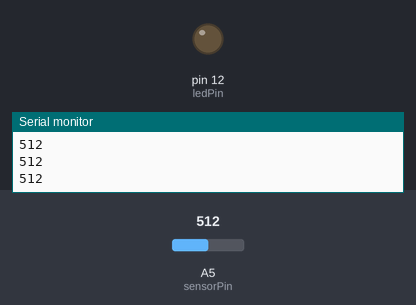
Bench run of a sketch on a simulated Arduino Uno, built with avr-gcc and run on an emulated ATmega328P. On the bench: output pins drawn as LEDs (lit = HIGH), the last lines printed to the serial monitor. The test bench sets the inputs (shaded band); at power-on: A5 (sensorPin) = 512.

Above: at 1.2 s.
1.3 s: A5 (sensorPin) set to 526
At 2.1 s:
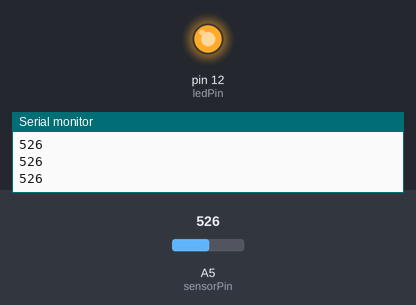
2.8 s: A5 (sensorPin) set to 511
At 3.4 s:
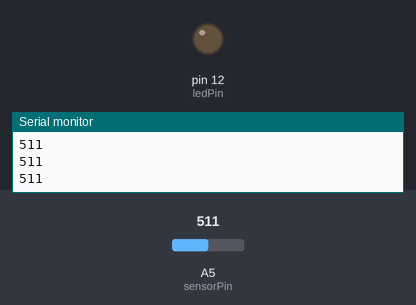
4.3 s: A5 (sensorPin) set to 716
At 4.7 s:
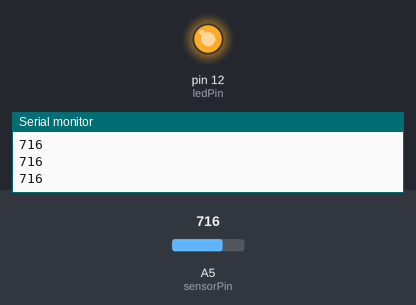
Timing chart, 0 to 7.3 s (numbered marks = the images above; inputs shaded):
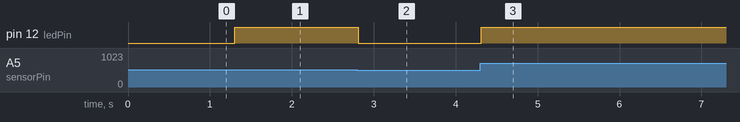

Measured:
- the behaviour switches between 512 and 513 on A5 (sensorPin) (found by bisection; images 0 and 1)
- after the input at 1.3 s, pin 12 (ledPin): LOW → HIGH at once
- after the input at 2.8 s, pin 12 (ledPin): HIGH → LOW at once
- after the input at 4.3 s, pin 12 (ledPin): LOW → HIGH at once

The sketch:

002_tilt_sensor_turns_on_the_lamp_v2.ino
```cpp
/*
 * Этот код читает значение с аналогового датчика на пине A5 и управляет светодиодом.
 * Если значение с датчика превышает порог (512, что соответствует ~2.5 В), светодиод включается.
 * В противном случае светодиод выключается.
 */

const int ledPin = 12;  // Пин, к которому подключен светодиод (измените на ваш пин)
const int sensorPin = A5;  // Пин, к которому подключен аналоговый датчик

void setup() {
  pinMode(ledPin, OUTPUT);  // Настраиваем пин светодиода как выход
  Serial.begin(9600);       // Инициализируем последовательное соединение для отладки
}

void loop() {
  int sensorValue;              // Переменная для хранения значения с датчика
  sensorValue = analogRead(sensorPin);  // Читаем значение с аналогового датчика

  // Выводим значение датчика в монитор последовательного порта для отладки
  Serial.println(sensorValue);

  // Если значение с датчика больше 512 (~2.5 В), включаем светодиод
  if (sensorValue > 512) {
    digitalWrite(ledPin, HIGH);  // Включаем светодиод
  } else {
    digitalWrite(ledPin, LOW);   // Выключаем светодиод
  }

  delay(100);  // Небольшая задержка для стабилизации (можно изменить)
}
```
